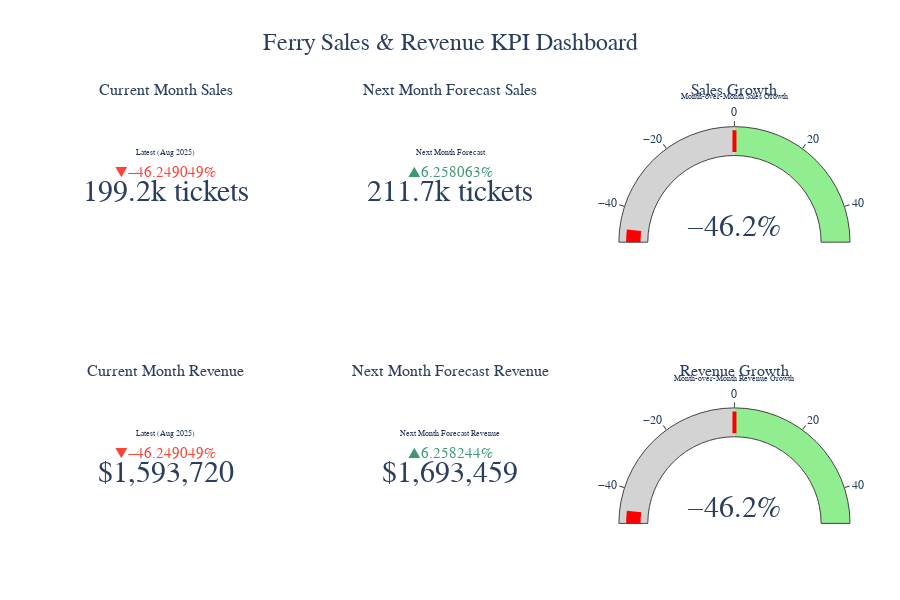

Notebook cell for this chart:
### Code cell
import plotly.graph_objects as go
from plotly.subplots import make_subplots
import pandas as pd
from datetime import datetime

# Set ticket price
ticket_price = 8.0

# Calculate revenue for historical data
df_revenue = df.copy()
df_revenue['Revenue'] = df_revenue['Sales Count'] * ticket_price

# Calculate revenue for forecast data
forecast_revenue = forecast.copy()
forecast_revenue['Revenue'] = forecast_revenue['yhat'] * ticket_price

# Get current date info
current_date = pd.Timestamp.today()
current_month = current_date.replace(day=1)
next_month = current_month + pd.DateOffset(months=1)

# Extract KPI values
def get_kpis():
    kpis = {}
    
    # This month actual (if available)
    this_month_actual = df_revenue[df_revenue['Date'] == current_month]
    if not this_month_actual.empty:
        kpis['this_month_sales'] = this_month_actual['Sales Count'].iloc[0]
        kpis['this_month_revenue'] = this_month_actual['Revenue'].iloc[0]
    else:
        # Use last available month as "current"
        last_month = df_revenue['Date'].max()
        last_data = df_revenue[df_revenue['Date'] == last_month]
        kpis['this_month_sales'] = last_data['Sales Count'].iloc[0]
        kpis['this_month_revenue'] = last_data['Revenue'].iloc[0]
        kpis['this_month_label'] = f"Latest ({last_month.strftime('%b %Y')})"
    
    # Next month forecast
    next_month_forecast = forecast_revenue.iloc[0]  # First forecast point
    kpis['next_month_sales'] = int(next_month_forecast['yhat'])
    kpis['next_month_revenue'] = next_month_forecast['Revenue']
    
    # Growth calculations
    if len(df_revenue) >= 2:
        prev_month = df_revenue.iloc[-2]
        current_month_data = df_revenue.iloc[-1]
        
        # Store previous month values for delta reference
        kpis['prev_month_sales'] = prev_month['Sales Count']
        kpis['prev_month_revenue'] = prev_month['Revenue']
        
        # Calculate growth percentages
        kpis['sales_growth'] = ((current_month_data['Sales Count'] - prev_month['Sales Count']) / prev_month['Sales Count']) * 100
        kpis['revenue_growth'] = ((current_month_data['Revenue'] - prev_month['Revenue']) / prev_month['Revenue']) * 100
    else:
        # Fallback if not enough data
        kpis['prev_month_sales'] = kpis['this_month_sales']
        kpis['prev_month_revenue'] = kpis['this_month_revenue']
        kpis['sales_growth'] = 0
        kpis['revenue_growth'] = 0
    
    # Forecast vs current comparison
    kpis['forecast_sales_change'] = ((kpis['next_month_sales'] - kpis['this_month_sales']) / kpis['this_month_sales']) * 100
    kpis['forecast_revenue_change'] = ((kpis['next_month_revenue'] - kpis['this_month_revenue']) / kpis['this_month_revenue']) * 100
    
    return kpis

# Get KPI values
kpis = get_kpis()

# Create KPI Dashboard
fig = make_subplots(
    rows=2, cols=3,
    subplot_titles=[
        "Current Month Sales", "Next Month Forecast Sales", "Sales Growth",
        "Current Month Revenue", "Next Month Forecast Revenue", "Revenue Growth"
    ],
    specs=[[{"type": "indicator"}, {"type": "indicator"}, {"type": "indicator"}],
           [{"type": "indicator"}, {"type": "indicator"}, {"type": "indicator"}]]
)

# Current Month Sales KPI
fig.add_trace(go.Indicator(
    mode="number+delta",
    value=kpis['this_month_sales'],
    number={'suffix': " tickets", 'font': {'size': 30}},
    delta={'reference': kpis.get('prev_month_sales', kpis['this_month_sales']), 'relative': True, 'position': "top"},
    title={"text": kpis.get('this_month_label', 'Current Month')},
    domain={'row': 0, 'column': 0}
), row=1, col=1)

# Next Month Forecast Sales KPI
fig.add_trace(go.Indicator(
    mode="number+delta",
    value=kpis['next_month_sales'],
    number={'suffix': " tickets", 'font': {'size': 30}},
    delta={'reference': kpis['this_month_sales'], 'relative': True, 'position': "top"},
    title={"text": "Next Month Forecast"},
    domain={'row': 0, 'column': 1}
), row=1, col=2)

# Sales Growth KPI
fig.add_trace(go.Indicator(
    mode="number+gauge",
    value=kpis.get('sales_growth', 0),
    number={'suffix': "%", 'font': {'size': 30}},
    gauge={'axis': {'range': [-50, 50]},
           'bar': {'color': "green" if kpis.get('sales_growth', 0) > 0 else "red"},
           'steps': [{'range': [-50, 0], 'color': "lightgray"},
                    {'range': [0, 50], 'color': "lightgreen"}],
           'threshold': {'line': {'color': "red", 'width': 4},
                        'thickness': 0.75, 'value': 0}},
    title={"text": "Month-over-Month Sales Growth"},
    domain={'row': 0, 'column': 2}
), row=1, col=3)

# Current Month Revenue KPI
fig.add_trace(go.Indicator(
    mode="number+delta",
    value=kpis['this_month_revenue'],
    number={'prefix': "$", 'font': {'size': 30}, 'valueformat': ',.0f'},
    delta={'reference': kpis.get('prev_month_revenue', kpis['this_month_revenue']), 'relative': True, 'position': "top"},
    title={"text": kpis.get('this_month_label', 'Current Month Revenue')},
    domain={'row': 1, 'column': 0}
), row=2, col=1)

# Next Month Forecast Revenue KPI
fig.add_trace(go.Indicator(
    mode="number+delta",
    value=kpis['next_month_revenue'],
    number={'prefix': "$", 'font': {'size': 30}, 'valueformat': ',.0f'},
    delta={'reference': kpis['this_month_revenue'], 'relative': True, 'position': "top"},
    title={"text": "Next Month Forecast Revenue"},
    domain={'row': 1, 'column': 1}
), row=2, col=2)

# Revenue Growth KPI
fig.add_trace(go.Indicator(
    mode="number+gauge",
    value=kpis.get('revenue_growth', 0),
    number={'suffix': "%", 'font': {'size': 30}},
    gauge={'axis': {'range': [-50, 50]},
           'bar': {'color': "green" if kpis.get('revenue_growth', 0) > 0 else "red"},
           'steps': [{'range': [-50, 0], 'color': "lightgray"},
                    {'range': [0, 50], 'color': "lightgreen"}],
           'threshold': {'line': {'color': "red", 'width': 4},
                        'thickness': 0.75, 'value': 0}},
    title={"text": "Month-over-Month Revenue Growth"},
    domain={'row': 1, 'column': 2}
), row=2, col=3)

# Update layout
fig.update_layout(
    title={
        'text': 'Ferry Sales & Revenue KPI Dashboard',
        'x': 0.5,
        'font': {'size': 24, 'family': 'Arial Black'}
    },
    height=600,
    margin=dict(t=100, b=50, l=50, r=50),
    paper_bgcolor='white',
    font=dict(family="Arial", size=12)
)

fig.show()

# Print detailed KPI summary
print("\n" + "="*70)
print("FERRY OPERATIONS - EXECUTIVE KPI SUMMARY")
print("="*70)
print(f"📊 CURRENT PERFORMANCE:")
print(f"   Current Month Sales: {kpis['this_month_sales']:,} tickets")
print(f"   Current Month Revenue: ${kpis['this_month_revenue']:,.0f} CAD")
print(f"   Month-over-Month Growth: {kpis.get('sales_growth', 0):+.1f}%")
print()
print(f"🔮 NEXT MONTH FORECAST:")
print(f"   Forecasted Sales: {kpis['next_month_sales']:,} tickets")
print(f"   Forecasted Revenue: ${kpis['next_month_revenue']:,.0f} CAD")
print(f"   Expected Change: {kpis['forecast_sales_change']:+.1f}% sales, {kpis['forecast_revenue_change']:+.1f}% revenue")
print()
print(f"💰 KEY METRICS:")
print(f"   Average Ticket Price: ${ticket_price:.2f} CAD")
print(f"   Revenue per Ticket: ${kpis['this_month_revenue']/kpis['this_month_sales']:.2f} CAD")
print("="*70)

### Figure 1 — Plotly figure (JSON) as saved in the notebook; plotly's stock layout.template omitted (floating-point values rounded to 4 significant figures)
{"data": [{"delta": {"position": "top", "reference": 370626, "relative": true}, "domain": {"column": 0, "row": 0, "x": [0, 0.2889], "y": [0.625, 1]}, "mode": "number+delta", "number": {"font": {"size": 30}, "suffix": " tickets"}, "title": {"text": "Latest (Aug 2025)"}, "type": "indicator", "value": 199215}, {"delta": {"position": "top", "reference": 199215, "relative": true}, "domain": {"column": 1, "row": 0, "x": [0.3556, 0.6444], "y": [0.625, 1]}, "mode": "number+delta", "number": {"font": {"size": 30}, "suffix": " tickets"}, "title": {"text": "Next Month Forecast"}, "type": "indicator", "value": 211682}, {"domain": {"column": 2, "row": 0, "x": [0.7111, 1], "y": [0.625, 1]}, "gauge": {"axis": {"range": [-50, 50]}, "bar": {"color": "red"}, "steps": [{"color": "lightgray", "range": [-50, 0]}, {"color": "lightgreen", "range": [0, 50]}], "threshold": {"line": {"color": "red", "width": 4}, "thickness": 0.75, "value": 0}}, "mode": "number+gauge", "number": {"font": {"size": 30}, "suffix": "%"}, "title": {"text": "Month-over-Month Sales Growth"}, "type": "indicator", "value": -46.25}, {"delta": {"position": "top", "reference": 2965008, "relative": true}, "domain": {"column": 0, "row": 1, "x": [0, 0.2889], "y": [0, 0.375]}, "mode": "number+delta", "number": {"font": {"size": 30}, "prefix": "$", "valueformat": ",.0f"}, "title": {"text": "Latest (Aug 2025)"}, "type": "indicator", "value": 1593720}, {"delta": {"position": "top", "reference": 1593720, "relative": true}, "domain": {"column": 1, "row": 1, "x": [0.3556, 0.6444], "y": [0, 0.375]}, "mode": "number+delta", "number": {"font": {"size": 30}, "prefix": "$", "valueformat": ",.0f"}, "title": {"text": "Next Month Forecast Revenue"}, "type": "indicator", "value": 1693000.0}, {"domain": {"column": 2, "row": 1, "x": [0.7111, 1], "y": [0, 0.375]}, "gauge": {"axis": {"range": [-50, 50]}, "bar": {"color": "red"}, "steps": [{"color": "lightgray", "range": [-50, 0]}, {"color": "lightgreen", "range": [0, 50]}], "threshold": {"line": {"color": "red", "width": 4}, "thickness": 0.75, "value": 0}}, "mode": "number+gauge", "number": {"font": {"size": 30}, "suffix": "%"}, "title": {"text": "Month-over-Month Revenue Growth"}, "type": "indicator", "value": -46.25}], "layout": {"annotations": [{"font": {"size": 16}, "showarrow": false, "text": "Current Month Sales", "x": 0.1444, "xanchor": "center", "xref": "paper", "y": 1, "yanchor": "bottom", "yref": "paper"}, {"font": {"size": 16}, "showarrow": false, "text": "Next Month Forecast Sales", "x": 0.5, "xanchor": "center", "xref": "paper", "y": 1, "yanchor": "bottom", "yref": "paper"}, {"font": {"size": 16}, "showarrow": false, "text": "Sales Growth", "x": 0.8556, "xanchor": "center", "xref": "paper", "y": 1, "yanchor": "bottom", "yref": "paper"}, {"font": {"size": 16}, "showarrow": false, "text": "Current Month Revenue", "x": 0.1444, "xanchor": "center", "xref": "paper", "y": 0.375, "yanchor": "bottom", "yref": "paper"}, {"font": {"size": 16}, "showarrow": false, "text": "Next Month Forecast Revenue", "x": 0.5, "xanchor": "center", "xref": "paper", "y": 0.375, "yanchor": "bottom", "yref": "paper"}, {"font": {"size": 16}, "showarrow": false, "text": "Revenue Growth", "x": 0.8556, "xanchor": "center", "xref": "paper", "y": 0.375, "yanchor": "bottom", "yref": "paper"}], "font": {"family": "Arial", "size": 12}, "height": 600, "margin": {"b": 50, "l": 50, "r": 50, "t": 100}, "paper_bgcolor": "white", "title": {"font": {"family": "Arial Black", "size": 24}, "text": "Ferry Sales & Revenue KPI Dashboard", "x": 0.5}}}
